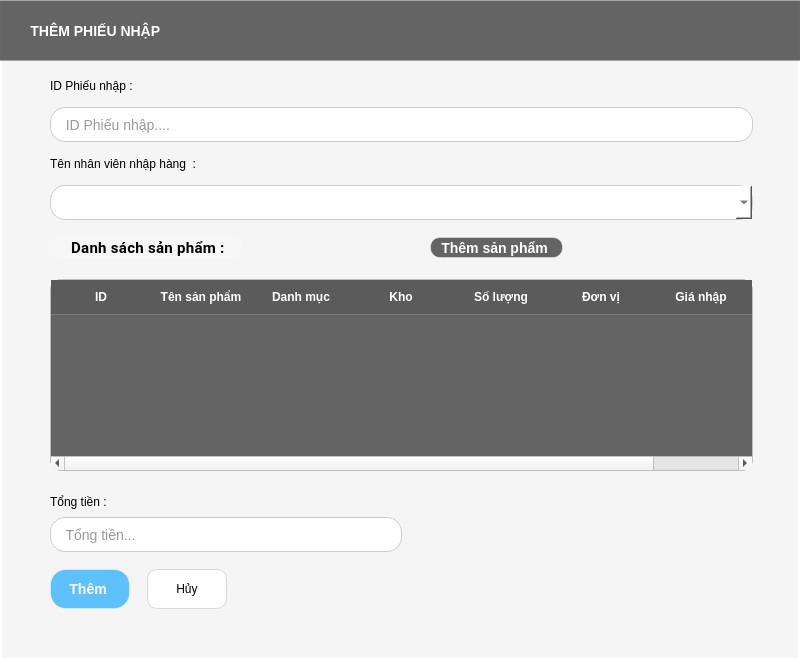
<?xml version="1.0" encoding="UTF-8"?>
<ui version="4.0">
 <class>Form</class>
 <widget class="QWidget" name="Form">
  <property name="geometry">
   <rect>
    <x>0</x>
    <y>0</y>
    <width>800</width>
    <height>660</height>
   </rect>
  </property>
  <property name="windowTitle">
   <string>Form</string>
  </property>
  <property name="styleSheet">
   <string notr="true">#Form {
background: #F5F5F5;
border-bottom-radius : 10px;
border : 2px solid white ;
}</string>
  </property>
  <widget class="QLabel" name="label">
   <property name="geometry">
    <rect>
     <x>-10</x>
     <y>0</y>
     <width>811</width>
     <height>61</height>
    </rect>
   </property>
   <property name="minimumSize">
    <size>
     <width>811</width>
     <height>61</height>
    </size>
   </property>
   <property name="maximumSize">
    <size>
     <width>811</width>
     <height>61</height>
    </size>
   </property>
   <property name="font">
    <font>
     <pointsize>-1</pointsize>
     <weight>75</weight>
     <bold>true</bold>
    </font>
   </property>
   <property name="styleSheet">
    <string notr="true">QLabel {
    background-color:  rgba(40, 40, 40, 180); /* Nền xanh trong suốt */
    color: white;
    font-weight: bold;
    font-size: 14px;

    padding: 8px 16px;
    
    /* Viền sáng */
    border: 1.5px solid rgba(255, 255, 255, 0.4);
    
    /* Đổ bóng - QSS hỗ trợ giới hạn */
    border-style: outset;
    border-width: 1px;
    
    /* Gradient xanh */
}

</string>
   </property>
   <property name="text">
    <string>     THÊM PHIẾU NHẬP</string>
   </property>
  </widget>
  <widget class="QWidget" name="layoutWidget">
   <property name="geometry">
    <rect>
     <x>50</x>
     <y>70</y>
     <width>703</width>
     <height>581</height>
    </rect>
   </property>
   <layout class="QGridLayout" name="gridLayout_2">
    <item row="0" column="0">
     <layout class="QVBoxLayout" name="verticalLayout_3">
      <property name="bottomMargin">
       <number>0</number>
      </property>
      <item>
       <layout class="QVBoxLayout" name="verticalLayout">
        <item>
         <widget class="QLabel" name="label_2">
          <property name="minimumSize">
           <size>
            <width>101</width>
            <height>31</height>
           </size>
          </property>
          <property name="font">
           <font>
            <pointsize>9</pointsize>
           </font>
          </property>
          <property name="styleSheet">
           <string notr="true"/>
          </property>
          <property name="text">
           <string>ID Phiếu nhập : </string>
          </property>
         </widget>
        </item>
        <item>
         <widget class="QLineEdit" name="line_id">
          <property name="minimumSize">
           <size>
            <width>691</width>
            <height>35</height>
           </size>
          </property>
          <property name="styleSheet">
           <string notr="true">QLineEdit {
    background-color: #ffffff; /* Màu nền trắng */
    border: 1px solid #cccccc; /* Viền xám nhạt */
    border-radius: 15px; /* Bo góc */
    padding: 5px; /* Khoảng cách bên trong */
    font-size: 14px;
    color: #333333;
}

/* Hiệu ứng khi ô nhập liệu được chọn */
QLineEdit:focus {
    border: 1px solid #4a90e2; /* Viền xanh khi focus */
    background-color: #e6f0fa; /* Nền xanh nhạt khi focus */
}</string>
          </property>
          <property name="placeholderText">
           <string>  ID Phiếu nhập....</string>
          </property>
         </widget>
        </item>
       </layout>
      </item>
      <item>
       <layout class="QVBoxLayout" name="verticalLayout_2">
        <item>
         <widget class="QLabel" name="label_3">
          <property name="minimumSize">
           <size>
            <width>101</width>
            <height>31</height>
           </size>
          </property>
          <property name="font">
           <font>
            <pointsize>9</pointsize>
           </font>
          </property>
          <property name="styleSheet">
           <string notr="true"/>
          </property>
          <property name="text">
           <string>Tên nhân viên nhập hàng  : </string>
          </property>
         </widget>
        </item>
        <item>
         <widget class="QComboBox" name="combo_box_ten_nhan_vien">
          <property name="minimumSize">
           <size>
            <width>691</width>
            <height>35</height>
           </size>
          </property>
          <property name="styleSheet">
           <string notr="true">QComboBox {
    background-color: #ffffff; /* Màu nền trắng */
    border: 1px solid #cccccc; /* Viền xám nhạt */
    border-radius: 15px; /* Bo góc */
    padding: 5px; /* Khoảng cách bên trong */
    font-size: 14px;
    color: #333333;
}

/* Hiệu ứng khi ô nhập liệu được chọn */
QComboBox:focus {
    border: 1px solid #4a90e2; /* Viền xanh khi focus */
    background-color: #e6f0fa; /* Nền xanh nhạt khi focus */
}</string>
          </property>
         </widget>
        </item>
       </layout>
      </item>
     </layout>
    </item>
    <item row="1" column="0">
     <layout class="QVBoxLayout" name="verticalLayout_6">
      <property name="spacing">
       <number>12</number>
      </property>
      <item>
       <widget class="QWidget" name="widget" native="true">
        <property name="minimumSize">
         <size>
          <width>696</width>
          <height>41</height>
         </size>
        </property>
        <property name="maximumSize">
         <size>
          <width>693</width>
          <height>41</height>
         </size>
        </property>
        <property name="styleSheet">
         <string notr="true">QLabel {
    color: rgba(50, 50, 50, 0.85); /* Màu chữ đậm nhưng hơi trong suốt */
    font-family: &quot;Segoe UI&quot;, &quot;Roboto&quot;, sans-serif; /* Font hiện đại */
    font-weight: 500; /* Độ đậm vừa phải */
    font-size: 18px; /* Kích thước phù hợp */

    letter-spacing: 0.3px; /* Tăng khoảng cách chữ nhẹ */
    
    text-align: center;
    background-color: rgba(255, 255, 255, 0.1); /* Nền trắng trong suốt */
    border-radius: 6px; /* Bo góc */
    backdrop-filter: blur(5px); /* Hiệu ứng blur đặc trưng của glassmorphism */
    box-shadow: 0 2px 8px rgba(0, 0, 0, 0.07); /* Đổ bóng tinh tế */
    border: 1px solid rgba(255, 255, 255, 0.18); /* Viền trắng trong suốt */
}
</string>
        </property>
        <layout class="QGridLayout" name="gridLayout">
         <property name="leftMargin">
          <number>0</number>
         </property>
         <property name="topMargin">
          <number>11</number>
         </property>
         <property name="rightMargin">
          <number>0</number>
         </property>
         <item row="0" column="0">
          <widget class="QLabel" name="label_5">
           <property name="minimumSize">
            <size>
             <width>191</width>
             <height>20</height>
            </size>
           </property>
           <property name="font">
            <font>
             <family>Segoe UI,Roboto,sans-serif</family>
             <pointsize>-1</pointsize>
             <weight>75</weight>
             <bold>true</bold>
            </font>
           </property>
           <property name="styleSheet">
            <string notr="true">QLabel {
    color: black; /* Màu chữ nâu vintage */ /* Chữ in nghiêng */
    font-weight: bold;
    font-size: 15px;

    text-align: center;
}


</string>
           </property>
           <property name="text">
            <string>    Danh sách sản phẩm : </string>
           </property>
          </widget>
         </item>
         <item row="0" column="2">
          <widget class="QPushButton" name="them_san_pham_pn_btn">
           <property name="minimumSize">
            <size>
             <width>133</width>
             <height>21</height>
            </size>
           </property>
           <property name="styleSheet">
            <string notr="true">QPushButton {
    background-color:  rgba(40, 40, 40, 180); /* Nền xanh trong suốt */
    color: white;
    font-weight: bold;
    font-size: 14px;
    border-radius: 10;
    
    /* Viền sáng */
    border: 1.5px solid rgba(255, 255, 255, 0.4);
    
    /* Đổ bóng - QSS hỗ trợ giới hạn */
    border-style: outset;
    border-width: 1px;
    
    /* Gradient xanh */
}

QPushButton:hover {
    background-color: rgba(30, 170, 255, 0.5); /* Xanh sáng hơn khi hover */
    border: 1.5px solid rgba(255, 255, 255, 0.6);
}

QPushButton:pressed {
    background-color: rgba(0, 120, 200, 0.4);
    border: 1.5px solid rgba(255, 255, 255, 0.3);
    padding-top: 9px; /* Tạo hiệu ứng nhấn xuống */
    padding-left: 17px;
}
</string>
           </property>
           <property name="text">
            <string>Thêm sản phẩm </string>
           </property>
          </widget>
         </item>
         <item row="0" column="3">
          <spacer name="horizontalSpacer_2">
           <property name="orientation">
            <enum>Qt::Horizontal</enum>
           </property>
           <property name="sizeHint" stdset="0">
            <size>
             <width>172</width>
             <height>16</height>
            </size>
           </property>
          </spacer>
         </item>
         <item row="0" column="1">
          <spacer name="horizontalSpacer">
           <property name="orientation">
            <enum>Qt::Horizontal</enum>
           </property>
           <property name="sizeHint" stdset="0">
            <size>
             <width>167</width>
             <height>16</height>
            </size>
           </property>
          </spacer>
         </item>
        </layout>
       </widget>
      </item>
      <item>
       <widget class="QTableWidget" name="table_san_pham_pn">
        <property name="minimumSize">
         <size>
          <width>691</width>
          <height>161</height>
         </size>
        </property>
        <property name="styleSheet">
         <string notr="true">/* Tổng thể bảng với phong cách Glassmorphism */
QTableWidget {
    background-color:  rgba(40, 40, 40, 180); /* Nền đen mờ, tăng độ trong suốt */
    border: 1px solid rgba(255, 255, 255, 0.2); /* Viền trắng mờ nhẹ */
    border-radius: 10px; /* Bo góc mềm mại */
    color: #ffffff; /* Chữ trắng để nổi bật */
    font-family: &quot;Arial&quot;, sans-serif;
    font-size: 14px;
	gridline-color: transparent;
}

/* Tiêu đề cột (header) */
QHeaderView::section {
    background-color: rgba(30, 30, 30, 180);
 /* Nền header đen mờ hơn một chút */
    color: #ffffff;
    padding: 8px;
    border: none;
    border-bottom: 1px solid rgba(255, 255, 255, 0.2);
    font-weight: bold;
}

/* Hiệu ứng hover cho tiêu đề */
QHeaderView::section:hover {
    background-color: rgba(0, 0, 0, 0.6); /* Sáng nhẹ khi hover */
    transition: background-color 0.3s ease; /* Hiệu ứng chuyển màu mượt */
}

/* Các ô trong bảng */
QTableWidget::item {
    padding: 8px;
    border: none;
    background-color: transparent;
}

/* Hiệu ứng khi chọn ô */
QTableWidget::item:selected {
    background-color: rgba(66, 165, 245, 0.4); /* Màu xanh dương mờ khi chọn */
    color: #ffffff;
}

/* Hiệu ứng hover cho ô */
QTableWidget::item:hover {
    background-color: rgba(255, 255, 255, 0.1); /* Sáng nhẹ khi rê chuột */
    transition: background-color 0.3s ease; /* Chuyển màu mượt mà */
}

/* Thanh cuộn dọc */
QScrollBar:vertical {
    background: rgba(0, 0, 0, 0.3); /* Nền đen mờ hơn */
    width: 10px;
    margin: 0px;
    border-radius: 5px;
}

QScrollBar::handle:vertical {
    background: linear-gradient(to bottom, rgba(66, 165, 245, 0.6), rgba(30, 136, 229, 0.6)); /* Gradient xanh dương mờ */
    border-radius: 5px;
}

QScrollBar::handle:vertical:hover {
    background: linear-gradient(to bottom, rgba(100, 181, 246, 0.7), rgba(66, 165, 245, 0.7)); /* Sáng hơn khi hover */
    transition: background 0.3s ease;
}

QScrollBar::add-line:vertical,
QScrollBar::sub-line:vertical {
    background: none;
}

QScrollBar::add-page:vertical,
QScrollBar::sub-page:vertical {
    background: none;
}

/* Thanh cuộn ngang */
QScrollBar:horizontal {
    background: rgba(0, 0, 0, 0.3); /* Nền đen mờ hơn */
    height: 10px;
    margin: 0px;
    border-radius: 5px;
}

QScrollBar::handle:horizontal {
    background: linear-gradient(to right, rgba(66, 165, 245, 0.6), rgba(30, 136, 229, 0.6)); /* Gradient xanh dương mờ */
    border-radius: 5px;
}

QScrollBar::handle:horizontal:hover {
    background: linear-gradient(to right, rgba(100, 181, 246, 0.7), rgba(66, 165, 245, 0.7)); /* Sáng hơn khi hover */
    transition: background 0.3s ease;
}

QScrollBar::add-line:horizontal,
QScrollBar::sub-line:horizontal {
    background: none;
}

QScrollBar::add-page:horizontal,
QScrollBar::sub-page:horizontal {
    background: none;
}</string>
        </property>
        <column>
         <property name="text">
          <string>ID</string>
         </property>
        </column>
        <column>
         <property name="text">
          <string>Tên sản phẩm</string>
         </property>
        </column>
        <column>
         <property name="text">
          <string>Danh mục</string>
         </property>
        </column>
        <column>
         <property name="text">
          <string>Kho</string>
         </property>
        </column>
        <column>
         <property name="text">
          <string>Số lượng</string>
         </property>
        </column>
        <column>
         <property name="text">
          <string>Đơn vị</string>
         </property>
        </column>
        <column>
         <property name="text">
          <string>Giá nhập</string>
         </property>
        </column>
        <column>
         <property name="text">
          <string>Chỉnh sửa </string>
         </property>
        </column>
       </widget>
      </item>
     </layout>
    </item>
    <item row="2" column="0">
     <layout class="QVBoxLayout" name="verticalLayout_5">
      <property name="spacing">
       <number>17</number>
      </property>
      <item>
       <layout class="QHBoxLayout" name="horizontalLayout_2">
        <property name="spacing">
         <number>90</number>
        </property>
        <property name="topMargin">
         <number>9</number>
        </property>
        <item>
         <layout class="QVBoxLayout" name="verticalLayout_4">
          <property name="spacing">
           <number>0</number>
          </property>
          <item>
           <widget class="QLabel" name="label_6">
            <property name="minimumSize">
             <size>
              <width>101</width>
              <height>31</height>
             </size>
            </property>
            <property name="font">
             <font>
              <pointsize>9</pointsize>
             </font>
            </property>
            <property name="styleSheet">
             <string notr="true"/>
            </property>
            <property name="text">
             <string>Tổng tiền : </string>
            </property>
           </widget>
          </item>
          <item>
           <widget class="QLineEdit" name="line_tong_tien">
            <property name="minimumSize">
             <size>
              <width>271</width>
              <height>35</height>
             </size>
            </property>
            <property name="styleSheet">
             <string notr="true">QLineEdit {
    background-color: #ffffff; /* Màu nền trắng */
    border: 1px solid #cccccc; /* Viền xám nhạt */
    border-radius: 15px; /* Bo góc */
    padding: 5px; /* Khoảng cách bên trong */
    font-size: 14px;
    color: #333333;
}

/* Hiệu ứng khi ô nhập liệu được chọn */
QLineEdit:focus {
    border: 1px solid #4a90e2; /* Viền xanh khi focus */
    background-color: #e6f0fa; /* Nền xanh nhạt khi focus */
}</string>
            </property>
            <property name="placeholderText">
             <string>  Tổng tiền...</string>
            </property>
           </widget>
          </item>
         </layout>
        </item>
        <item>
         <spacer name="horizontalSpacer_4">
          <property name="orientation">
           <enum>Qt::Horizontal</enum>
          </property>
          <property name="sizeHint" stdset="0">
           <size>
            <width>108</width>
            <height>20</height>
           </size>
          </property>
         </spacer>
        </item>
       </layout>
      </item>
      <item>
       <layout class="QHBoxLayout" name="horizontalLayout_6">
        <item>
         <layout class="QHBoxLayout" name="horizontalLayout_3">
          <item>
           <widget class="QPushButton" name="them_btn">
            <property name="minimumSize">
             <size>
              <width>80</width>
              <height>40</height>
             </size>
            </property>
            <property name="styleSheet">
             <string notr="true">QPushButton {
    background-color:  rgba(30, 170, 255, 0.7); /* Nền xanh trong suốt */
    color: white;
    font-weight: bold;
    font-size: 14px;
    border-radius: 16px;
    padding: 8px 16px;
    
    /* Viền sáng */
    border: 1.5px solid rgba(255, 255, 255, 0.4);
    
    /* Đổ bóng - QSS hỗ trợ giới hạn */
    border-style: outset;
    border-width: 1px;
    
    /* Gradient xanh */
}

QPushButton:hover {
    background-color: rgba(30, 170, 255, 0.5); /* Xanh sáng hơn khi hover */
    border: 1.5px solid rgba(255, 255, 255, 0.6);
}

QPushButton:pressed {
    background-color: rgba(0, 120, 200, 0.4);
    border: 1.5px solid rgba(255, 255, 255, 0.3);
    padding-top: 9px; /* Tạo hiệu ứng nhấn xuống */
    padding-left: 17px;
}
</string>
            </property>
            <property name="text">
             <string>Thêm </string>
            </property>
           </widget>
          </item>
          <item>
           <widget class="QPushButton" name="huy_btn">
            <property name="minimumSize">
             <size>
              <width>80</width>
              <height>40</height>
             </size>
            </property>
            <property name="styleSheet">
             <string notr="true">#huy_btn {
    background-color: white;
    color: black;
    border: 1px solid #d9d9d9;
    font-family: Arial, sans-serif;
    font-size: 12px;
    border-radius: 10px;
    padding: 5px 15px; /* Khoảng cách trong nút */
}

/* Hover effect */
#huy_btn:hover {
    background-color: #f5f5f5;  /* Nhẹ hơn để tạo hiệu ứng phản hồi */
    border: 1px solid #a0a0a0;  /* Viền đậm hơn một chút khi hover */
    color: black;
}
</string>
            </property>
            <property name="text">
             <string>Hủy</string>
            </property>
           </widget>
          </item>
         </layout>
        </item>
        <item>
         <spacer name="horizontalSpacer_5">
          <property name="orientation">
           <enum>Qt::Horizontal</enum>
          </property>
          <property name="sizeHint" stdset="0">
           <size>
            <width>508</width>
            <height>20</height>
           </size>
          </property>
         </spacer>
        </item>
       </layout>
      </item>
      <item>
       <spacer name="verticalSpacer_2">
        <property name="orientation">
         <enum>Qt::Vertical</enum>
        </property>
        <property name="sizeHint" stdset="0">
         <size>
          <width>699</width>
          <height>13</height>
         </size>
        </property>
       </spacer>
      </item>
     </layout>
    </item>
   </layout>
  </widget>
 </widget>
 <resources/>
 <connections/>
</ui>
